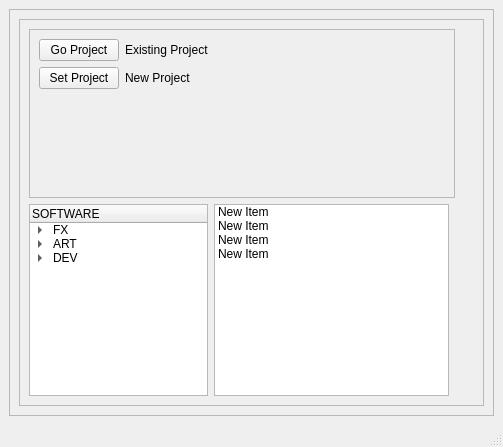
<?xml version="1.0" encoding="UTF-8"?>
<ui version="4.0">
 <class>MainWindow</class>
 <widget class="QMainWindow" name="MainWindow">
  <property name="geometry">
   <rect>
    <x>0</x>
    <y>0</y>
    <width>503</width>
    <height>447</height>
   </rect>
  </property>
  <property name="windowTitle">
   <string>MainWindow</string>
  </property>
  <widget class="QWidget" name="centralwidget">
   <layout class="QGridLayout" name="gridLayout">
    <item row="0" column="0">
     <widget class="QFrame" name="frame">
      <property name="frameShape">
       <enum>QFrame::StyledPanel</enum>
      </property>
      <property name="frameShadow">
       <enum>QFrame::Raised</enum>
      </property>
      <layout class="QGridLayout" name="gridLayout_3">
       <item row="0" column="0">
        <widget class="QFrame" name="frame_2">
         <property name="frameShape">
          <enum>QFrame::StyledPanel</enum>
         </property>
         <property name="frameShadow">
          <enum>QFrame::Raised</enum>
         </property>
         <layout class="QGridLayout" name="gridLayout_2">
          <item row="3" column="1">
           <widget class="QListWidget" name="listWidget">
            <item>
             <property name="text">
              <string>New Item</string>
             </property>
            </item>
            <item>
             <property name="text">
              <string>New Item</string>
             </property>
            </item>
            <item>
             <property name="text">
              <string>New Item</string>
             </property>
            </item>
            <item>
             <property name="text">
              <string>New Item</string>
             </property>
            </item>
           </widget>
          </item>
          <item row="3" column="3">
           <spacer name="horizontalSpacer_2">
            <property name="orientation">
             <enum>Qt::Horizontal</enum>
            </property>
            <property name="sizeHint" stdset="0">
             <size>
              <width>40</width>
              <height>20</height>
             </size>
            </property>
           </spacer>
          </item>
          <item row="3" column="0">
           <widget class="QTreeWidget" name="treeWidget">
            <property name="maximumSize">
             <size>
              <width>200</width>
              <height>16777215</height>
             </size>
            </property>
            <column>
             <property name="text">
              <string>SOFTWARE</string>
             </property>
            </column>
            <item>
             <property name="text">
              <string>FX</string>
             </property>
             <item>
              <property name="text">
               <string>Houdini</string>
              </property>
             </item>
             <item>
              <property name="text">
               <string>Nuke</string>
              </property>
             </item>
             <item>
              <property name="text">
               <string>PfTrack</string>
              </property>
             </item>
            </item>
            <item>
             <property name="text">
              <string>ART</string>
             </property>
             <item>
              <property name="text">
               <string>Photoshop</string>
              </property>
             </item>
             <item>
              <property name="text">
               <string>Illustrator</string>
              </property>
             </item>
            </item>
            <item>
             <property name="text">
              <string>DEV</string>
             </property>
             <item>
              <property name="text">
               <string>PyCharm</string>
              </property>
             </item>
             <item>
              <property name="text">
               <string>Sublime</string>
              </property>
             </item>
             <item>
              <property name="text">
               <string>Atom</string>
              </property>
             </item>
             <item>
              <property name="text">
               <string>Visual Studio</string>
              </property>
             </item>
            </item>
           </widget>
          </item>
          <item row="1" column="0" colspan="3">
           <widget class="QFrame" name="frame_4">
            <property name="frameShape">
             <enum>QFrame::StyledPanel</enum>
            </property>
            <property name="frameShadow">
             <enum>QFrame::Raised</enum>
            </property>
            <layout class="QGridLayout" name="gridLayout_4">
             <item row="0" column="0">
              <widget class="QPushButton" name="btn_go_project">
               <property name="maximumSize">
                <size>
                 <width>100</width>
                 <height>16777215</height>
                </size>
               </property>
               <property name="text">
                <string>Go Project</string>
               </property>
              </widget>
             </item>
             <item row="0" column="1">
              <widget class="QLabel" name="label">
               <property name="text">
                <string>Existing Project</string>
               </property>
              </widget>
             </item>
             <item row="1" column="0">
              <widget class="QPushButton" name="btn_set_project">
               <property name="maximumSize">
                <size>
                 <width>100</width>
                 <height>16777215</height>
                </size>
               </property>
               <property name="text">
                <string>Set Project</string>
               </property>
              </widget>
             </item>
             <item row="1" column="1">
              <widget class="QLabel" name="label_2">
               <property name="text">
                <string>New Project</string>
               </property>
              </widget>
             </item>
             <item row="1" column="2">
              <spacer name="horizontalSpacer">
               <property name="orientation">
                <enum>Qt::Horizontal</enum>
               </property>
               <property name="sizeHint" stdset="0">
                <size>
                 <width>40</width>
                 <height>20</height>
                </size>
               </property>
              </spacer>
             </item>
             <item row="2" column="0">
              <spacer name="verticalSpacer">
               <property name="orientation">
                <enum>Qt::Vertical</enum>
               </property>
               <property name="sizeHint" stdset="0">
                <size>
                 <width>20</width>
                 <height>40</height>
                </size>
               </property>
              </spacer>
             </item>
            </layout>
           </widget>
          </item>
         </layout>
        </widget>
       </item>
      </layout>
     </widget>
    </item>
   </layout>
  </widget>
  <widget class="QMenuBar" name="menubar">
   <property name="geometry">
    <rect>
     <x>0</x>
     <y>0</y>
     <width>503</width>
     <height>18</height>
    </rect>
   </property>
  </widget>
  <widget class="QStatusBar" name="statusbar"/>
 </widget>
 <resources/>
 <connections/>
</ui>
